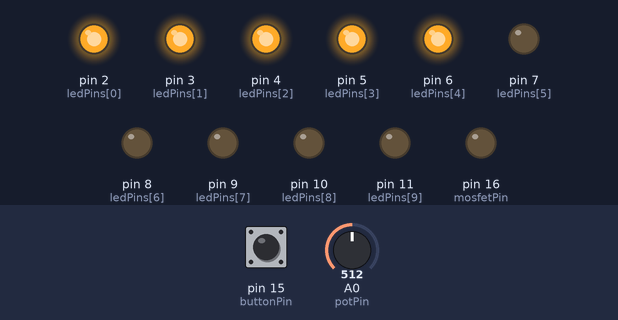
This sketch was run on a simulated Arduino Uno, built with avr-gcc and run on an emulated ATmega328P. On the bench: output pins drawn as LEDs (lit = HIGH). The inputs (shaded band) are chosen by the test bench; at power-on: A0 (potPin) = 512, pin 15 (buttonPin) HIGH.

Above: at 1.2 s.
1.3 s: A0 (potPin) set to 716
At 2.4 s:
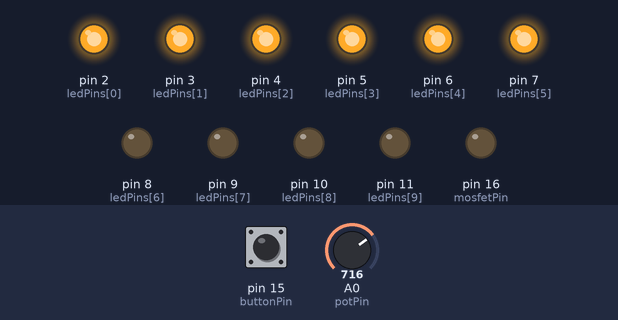
2.8 s: pin 15 (buttonPin) pulled LOW for 0.15 s
At 3.5 s:
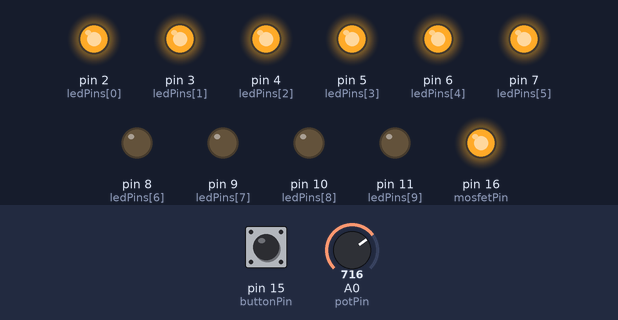
5.1 s: A0 (potPin) set to 900
At 6.3 s:
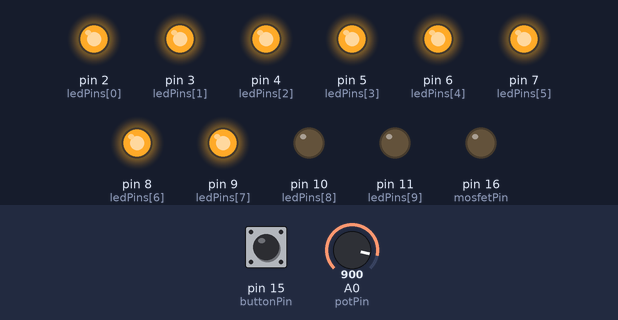
6.6 s: pin 15 (buttonPin) pulled LOW for 1 s
At 8.3 s:
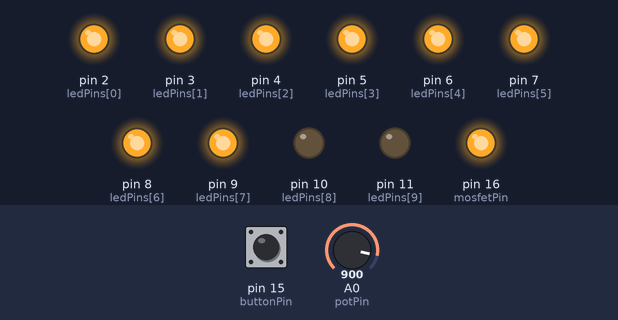
9.9 s: A0 (potPin) set to 1009
At 10.2 s:
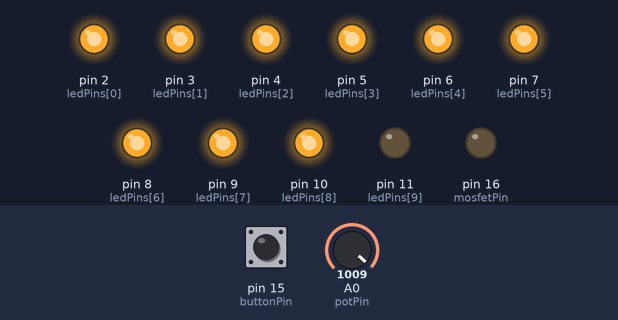
11.4 s: pin 15 (buttonPin) pulled LOW for 0.15 s
At 12.0 s:
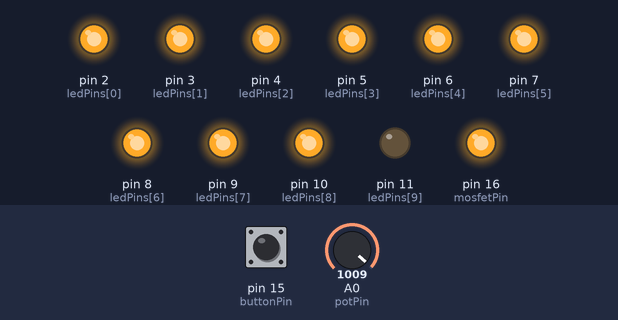
Timing chart, 0 to 14.4 s (numbered marks = the images above; inputs shaded):
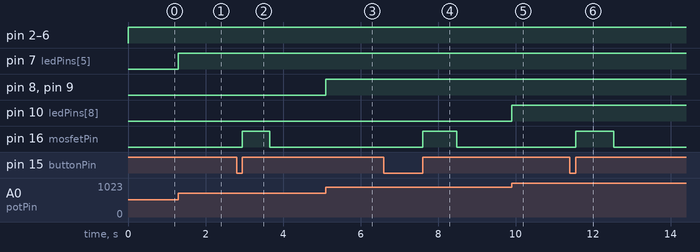

The sketch:

modicum.ino.ino
```cpp
int buttonPin = 15;
int potPin = 0;
int mosfetPin = 16;
int potVal = 0;

const int numReadings = 10;
int readings[numReadings];      // the readings from the analog input
int readIndex = 0;              // the index of the current reading
int total = 0;                  // the running total
int average = 0;                // the average

int buttonState = 1;         // current state of the button, HIGH as we have active low with INPUT_PULLUP
int lastButtonState = 1;     // previous state of the button

const int ledCount = 10;    // the number of LEDs in the bar graph
int ledPins[] = {
  2, 3, 4, 5, 6, 7, 8, 9, 10, 11
};

void setup() {

  // loop over the pin array and set them all to output:
  for (int thisLed = 0; thisLed < ledCount; thisLed++) {
    pinMode(ledPins[thisLed], OUTPUT);
  }

  pinMode(mosfetPin, OUTPUT);
  pinMode(buttonPin, INPUT);
  pinMode(potPin, INPUT);

  pinMode(2, OUTPUT); // Do not know why it did not set in the above for loop

}

void loop() {

  buttonState = digitalRead(buttonPin);
    // compare the buttonState to its previous state
    if (buttonState != lastButtonState) {

      if (buttonState == LOW) {
        // wend from off to on:
          digitalWrite(mosfetPin, LOW);

      } else {
        // if the current state is LOW then the button
        // wend from on to off:

        digitalWrite(mosfetPin, HIGH); // sets the digital pin 13 on
        delay(average);            // waits for a second
        // if in full throtle do not make it of
        if (average < 999) {
          digitalWrite(mosfetPin, LOW);
        }


      }
      // Delay a little bit to avoid bouncing
      delay(50);
    }
    // save the current state as the last state,
    //for next time through the loop
    lastButtonState = buttonState;

  average = readPot();

  showLeds(average,50,1000);

}

int readPot() {

  return map(analogRead(potPin), 0, 1023, 50, 1000);

}

void showLeds(int avarage,int mymin,int mymax){

  int ledLevel = map(avarage, mymin, mymax, 0, ledCount);

  // loop over the LED array:
  for (int thisLed = 0; thisLed < ledCount; thisLed++) {
    // if the array element's index is less than ledLevel,
    // turn the pin for this element on:
    if (thisLed < ledLevel) {
      digitalWrite(ledPins[thisLed], HIGH);
    }
    // turn off all pins higher than the ledLevel:
    else {
      digitalWrite(ledPins[thisLed], LOW);
    }
  }

}
```

Measured:
- after the input at 1.3 s, pin 7 (ledPins[5]): LOW → HIGH at once
- after the input at 2.8 s, pin 16 (mosfetPin): LOW → HIGH after 0.15 s, → LOW 0.71 s later
- after the input at 5.1 s, pin 8 (ledPins[6]), pin 9 (ledPins[7]): LOW → HIGH at once
- after the input at 6.6 s, pin 16 (mosfetPin): LOW → HIGH after 1.0 s, → LOW 0.89 s later
- after the input at 9.9 s, pin 10 (ledPins[8]): LOW → HIGH at once
- after the input at 11.4 s, pin 16 (mosfetPin): LOW → HIGH after 0.15 s, → LOW 0.99 s later
